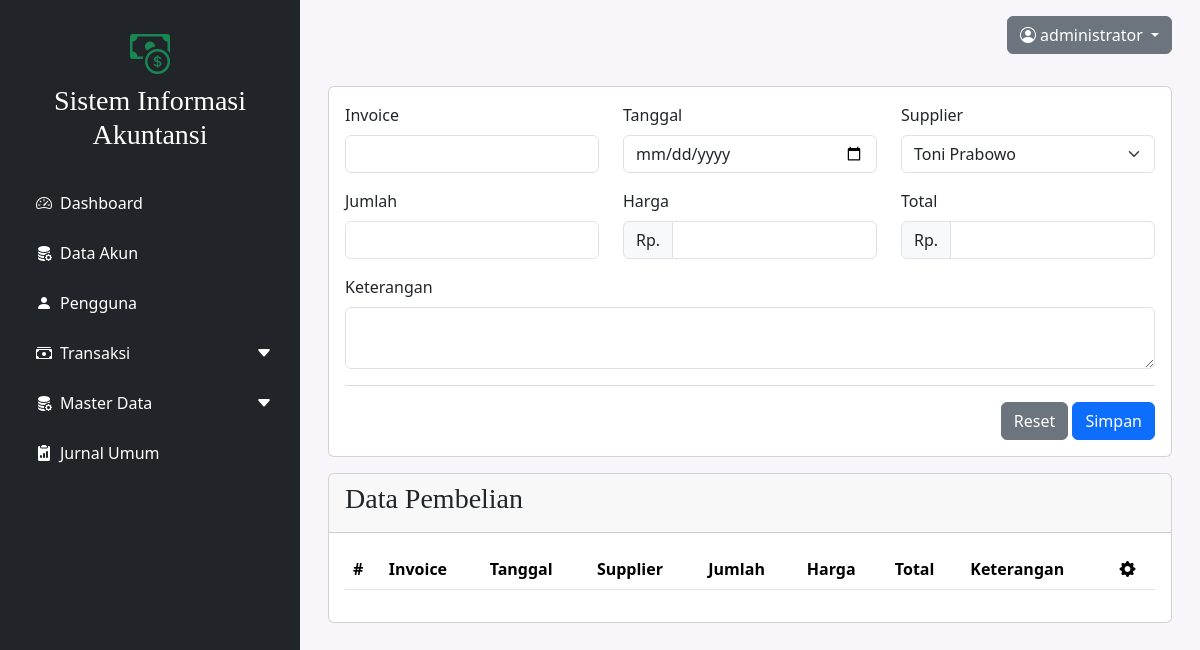
The page /dashboard.php?modul=pembelian (signed in) on the database as committed earlier.
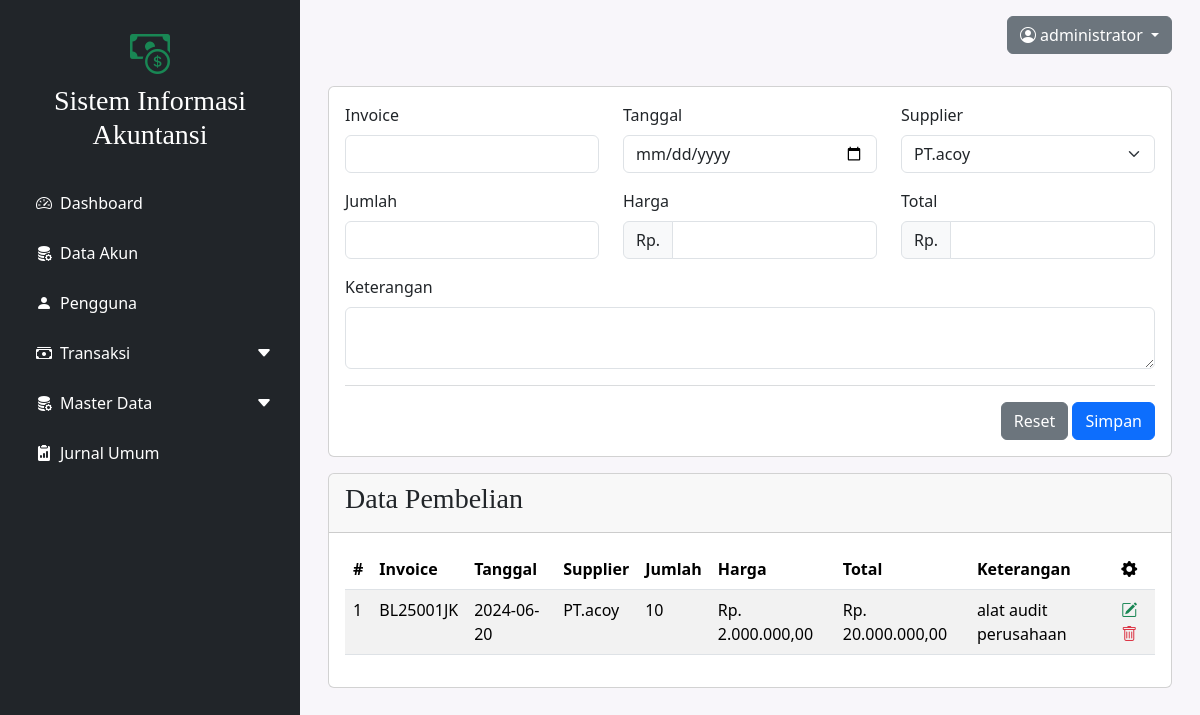
The same page on the database as committed later.
### tables this page shows
CREATE TABLE `pembelian` (
  `pembelian_id` int(11) NOT NULL,
  `invoice_pembelian` varchar(255) DEFAULT NULL,
  `tanggal_pembelian` date DEFAULT NULL,
  `supplier_id` int(11) DEFAULT NULL,
  `jumlah_pembelian` int(11) DEFAULT NULL,
  `harga_pembelian` decimal(10,2) DEFAULT NULL,
  `total_pembelian` decimal(10,2) DEFAULT NULL,
  `keterangan` varchar(255) DEFAULT NULL
);

CREATE TABLE `supplier` (
  `supplier_id` int(11) NOT NULL,
  `nama_supplier` varchar(255) DEFAULT NULL,
  `alamat` varchar(255) DEFAULT NULL,
  `telepon` varchar(255) DEFAULT NULL,
  `email` varchar(255) DEFAULT NULL
);

### modul/pembelian/index.php (the view, shortened to what this page needs)
<?php
$koneksi = mysqli_connect("localhost", "root", "", "app_sia");
$no = 1;
?>
<div class="card mb-3">
    <div class="card-body">
        <form action="modul/pembelian/aksi_pembelian.php?act=insert" method="post">
            <div class="row mb-3">
                <div class="col-md-4">
                    <label for="invoice" class="form-label">Invoice</label>
                    <input type="text" class="form-control" name="invoice">
                </div>
                <div class="col-md-4">
                    <label for="tanggal" class="form-label">Tanggal</label>
                    <input type="date" class="form-control" name="tanggal">
                </div>
                <div class="col-md-4">
                    <label for="supplier" class="form-label">Supplier</label>
                    <select name="supplier" class="form-select">
                        <?php
                        $query_supplier = "SELECT * FROM supplier";
                        $result_supplier = mysqli_query($koneksi, $query_supplier);
                        while ($row_supplier = mysqli_fetch_array($result_supplier)) {
                        ?>
                            <option value="<?= $row_supplier['supplier_id'] ?>"><?= $row_supplier['nama_supplier'] ?></option>
                        <?php
                        }
                        ?>
                    </select>
                </div>
            </div>
            <div class="row mb-3">
                <div class="col-md-4">
                        <label for="jumlah" class="form-label">Jumlah</label>
                        <input type="number" class="form-control" id="jumlah" name="jumlah" oninput="hitungTotal();" step="any">
                    </div>
                    <div class="col-md-4">
                        <label for="harga" class="form-label">Harga</label>
                        <div class="input-group">
                            <span class="input-group-text">Rp.</span>
                            <input type="number" class="form-control" id="harga" name="harga" oninput="hitungTotal();" step="any">
                        </div>
                    </div>
                    <div class="col-md-4">
                        <label for="total" class="form-label">Total</label>
                        <div class="input-group">
                            <span class="input-group-text">Rp.</span>
                            <input type="number" class="form-control" name="total" id="total" readonly>
                        </div>
                    </div>
                </div>
            <div class="row">
                <div class="col-md-12">
                    <label for="keterangan" class="form-label">Keterangan</label>
                    <textarea name="keterangan" class="form-control"></textarea>
                </div>
            </div>
            <hr class="text-secondary">
            <div class="row">
                <div class="d-flex">
                    <div class="button-container">
                        <button type="reset" class="btn btn-secondary">Reset</button>
                        <button type="submit" name="submit" class="btn btn-primary">Simpan</button>
                    </div>
                </div>
            </div>
        </form>
    </div>
</div>
<div class="card">
    <div class="card-header">
        <h3>Data Pembelian</h3>
    </div>
    <div class="card-body">
        <div class="table-responsive">
            <table class="table table-striped">
                <thead>
                    <tr>
                        <th>#</th>
                        <th>Invoice</th>
                        <th>Tanggal</th>
                        <th>Supplier</th>
                        <th>Jumlah</th>
                        <th>Harga</th>
                        <th>Total</th>
                        <th>Keterangan</th>
                        <th><i class="bi bi-gear-fill"></i></th>
                    </tr>
                </thead>
                <tbody>
                    <?php
                    $query = "SELECT a.pembelian_id as pembelian_id, a.invoice_pembelian, a.tanggal_pembelian, b.nama_supplier, a.jumlah_pembelian, a.harga_pembelian, a.total_pembelian, a.keterangan
                    FROM pembelian a
                    INNER JOIN supplier b ON a.supplier_id = b.supplier_id";
                    $exec = mysqli_query($koneksi, $query);
                    while ($row = mysqli_fetch_array($exec)) {
                    ?>
                    <tr>
                        <td><?= $no++ ?></td>
                            <td><?= $row['invoice_pembelian'] ?></td>
                            <td><?= $row['tanggal_pembelian'] ?></td>
                            <td><?= $row['nama_supplier'] ?></td>
                            <td><?= $row['jumlah_pembelian'] ?></td>
                            <td><?= "Rp. " . number_format($row['harga_pembelian'], 2, ',', '.'); ?></td>
                            <td><?= "Rp. " . number_format($row['total_pembelian'], 2, ',', '.'); ?></td>
                            <td><?= $row['keterangan'] ?></td>
                            <td>
                                <a href="#editPembelian<?= $row['pembelian_id'] ?>" class="text-decoration-none" data-bs-toggle="modal">
                                    <i class="bi bi-pencil-square text-success"></i>
                                </a>
                                <a href="modul/pembelian/aksi_pembelian.php?act=delete&id=<?= $row['pembelian_id']; ?>" class="text-decoration-none">
                                    <i class="bi bi-trash text-danger"></i>
                                </a>
                            </td>
                        </tr>
                    <?php
                    }
                    ?>
                </tbody>
            </table>
        </div>
    </div>
</div>
        </div>
    </div>
</div>

### dashboard.php (shortened to what this page needs)
<?php
if (!isset($_SESSION['username'])) {
    header('location: index.php');
}else{
?>
<!DOCTYPE html>
<html lang="en">
<head>
    <link href="https://cdn.jsdelivr.net/npm/bootstrap@5.3.3/dist/css/bootstrap.min.css" rel="stylesheet">
    <link rel="stylesheet" href="https://cdn.jsdelivr.net/npm/bootstrap-icons@1.11.3/font/bootstrap-icons.min.css">
</head>
<body>
    <div class="container-fluid">
        <div class="row">
            <div class="col-md-3 text-bg-dark" style="min-height:100vh">
                <div class="text-center pt-4">
                    <i class="bi bi-cash-coin fs-1 text-success"></i>
                    <h3>Sistem Informasi Akuntansi</h3>
                </div >
                <div class="pt-4">
                <?php
                include_once('sidebar.php');
                ?>
                </div>
            </div>
            <div class="col-md-9" style="background-color: #F8F6FA">
                <div class="text-end p-3">
                    <div class="dropdown">
                    <?php
                        $jabatan = isset($_SESSION['jabatan']) ? $_SESSION['jabatan'] : 'Guest';
                        ?>
                        <button class="btn btn-secondary dropdown-toggle" type="button" data-bs-toggle="dropdown" aria-expanded="false">
                            <i class="bi bi-person-circle"></i>
                            <?= htmlspecialchars($jabatan) ?>
                        </button>
                    </div>
                </div>
                <div class="p-3">
                    <?php
                    include_once('media.php');
                    ?>
                </div>
</body>
</html>
<?php
}
?>

### sidebar.php (shortened to what this page needs)
<?php
if (!isset($_GET['modul'])) {
    $modul = "";
} else {
    $modul = $_GET['modul'];
}
$hak_akses = isset($_SESSION['hak_akses']) ? $_SESSION['hak_akses'] : '';
?>
<ul class="nav nav-pills flex-column ms-2">
    <li class="nav-item">
        <a href="dashboard.php" class="nav-link text-white <?= $modul === '' ? 'active' : ''; ?>">
            <i class="bi bi-speedometer2 me-2"></i>Dashboard
        </a>
    </li>
    <li class="nav-item">
        <a href="?modul=akun" class="nav-link text-white <?= $modul === 'akun' ? 'active' : ''; ?>">
            <i class="bi bi-database-fill-gear me-2"></i>Data Akun
        </a>
    </li>
    <?php if ($hak_akses == 'admin' || $hak_akses == 'pimpinan') : ?>
        <li class="nav-item">
            <a href="?modul=pengguna" class="nav-link text-white <?= $modul === 'pengguna' ? 'active' : ''; ?>">
                <i class="bi bi-person-fill me-2"></i>Pengguna
            </a>
        </li>
    <?php endif; ?>
    <?php if ($hak_akses == 'admin' || $hak_akses == 'karyawan') : ?>
        <li class="nav-item">
            <a href="#transaksiCollapse" data-bs-toggle="collapse" aria-expanded="false" class="nav-link d-flex text-white">
                <i class="bi bi-cash-stack me-2"></i>
                Transaksi
                <i class="bi bi-caret-down-fill ms-auto"></i>
            </a>
        </li>
        <li class="nav-item">
            <a href="#dataCollapse" data-bs-toggle="collapse" aria-expanded="false" class="nav-link d-flex text-white">
                <i class="bi bi-database-fill-gear me-2"></i>
                Master Data
                <i class="bi bi-caret-down-fill ms-auto"></i>
            </a>
        </li>
    <?php endif; ?>
    <li class="nav-item">
        <a href="?modul=jurnal" class="nav-link text-white <?= $modul === 'jurnal' ? 'active' : ''; ?>">
            <i class="bi bi-clipboard2-data-fill me-2"></i>Jurnal Umum
        </a>
    </li>
</ul>

### media.php (shortened to what this page needs)
<?php
if(!isset($_GET['modul'])){
    include_once('modul/home/index.php');
}else if($_GET['modul']=="transaksi"){
    include_once('modul/transaksi/index.php');
}else if($_GET['modul']=="akun"){
    include_once('modul/akun/index.php');
}else if($_GET['modul']=="pembelian"){
    include_once('modul/pembelian/index.php');
}else if($_GET['modul']=="pembayaran"){
    include_once('modul/pembayaran/index.php');
}else if($_GET['modul']=="penjualan"){
    include_once('modul/penjualan/index.php');
}else if($_GET['modul']=="pelanggan"){
    include_once('modul/pelanggan/index.php');
}else if($_GET['modul']=="barang"){
    include_once('modul/barang/index.php');
}else if($_GET['modul']=="suplier"){
    include_once('modul/suplier/index.php');
}else if($_GET['modul']=="pengguna"){
    include_once('modul/pengguna/index.php');
}else if($_GET['modul']=="jurnal"){
    include_once('modul/jurnal/index.php');
}else if($_GET['modul']=="profile"){
    include_once('modul/profile/index.php');
}

### dashboard.php (style rules this page uses)
h3 { font-family: georgia; }

### sidebar.php (style rules this page uses)
li { margin-bottom:10px; }

Rows that differ between the two databases and show on the page:
added pembelian: invoice_pembelian "BL25001JK", tanggal_pembelian "2024-06-20", supplier.nama_supplier "PT.acoy", jumlah_pembelian "10", harga_pembelian "2.000.000,00", total_pembelian "20.000.000,00", keterangan "alat audit perusahaan"
Other text that changed with them:
form field supplier: "Toni Prabowo" → "PT.acoy"
